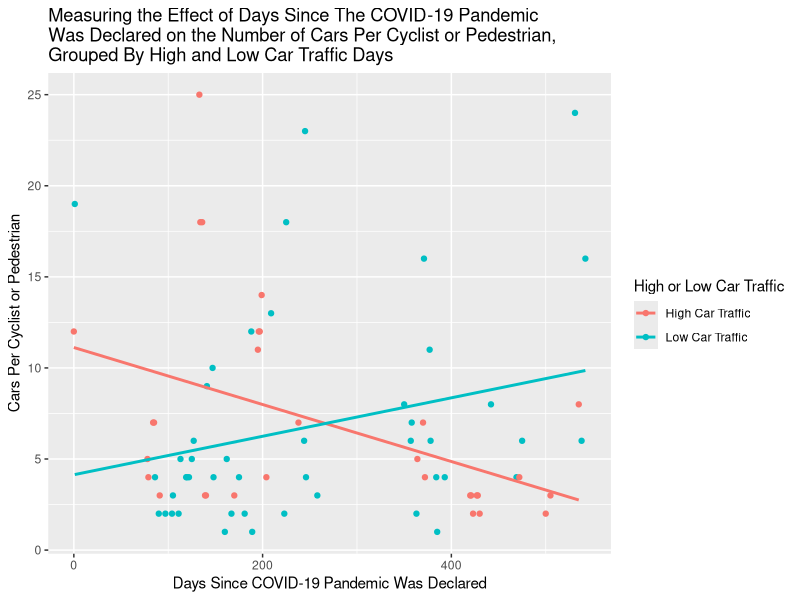
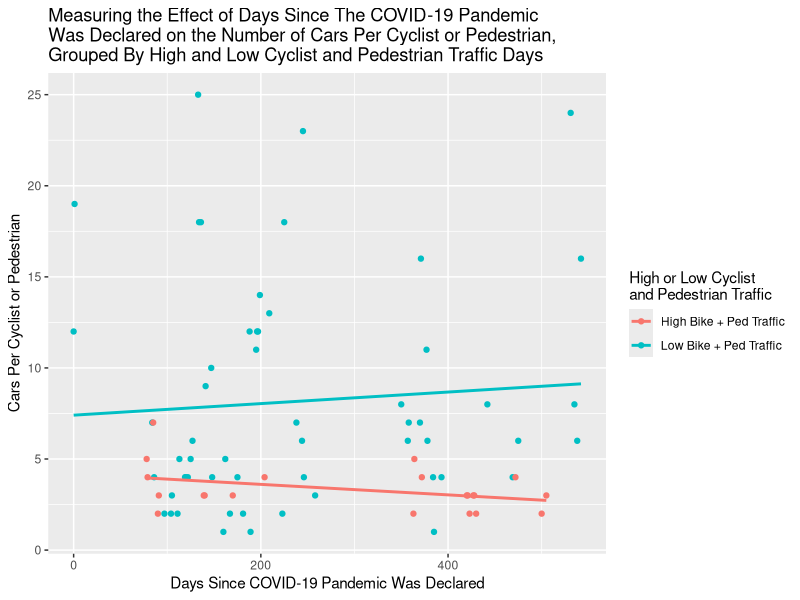
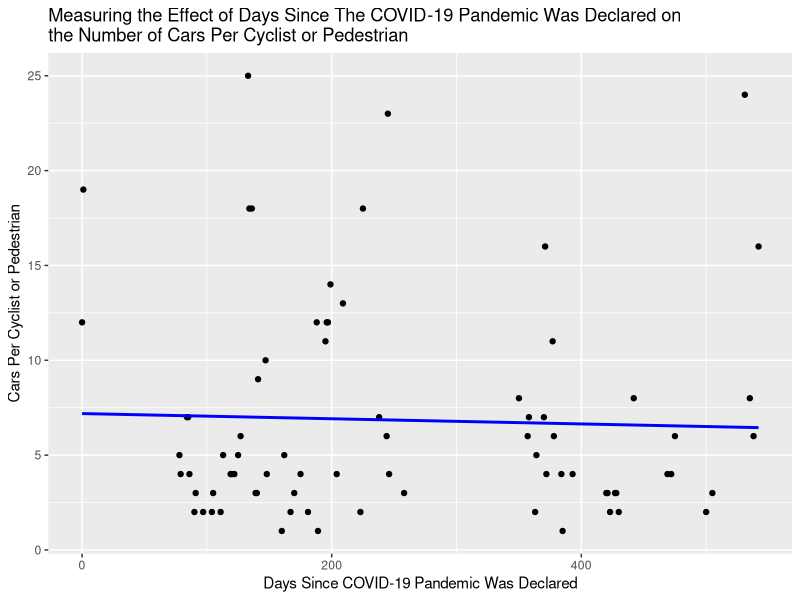
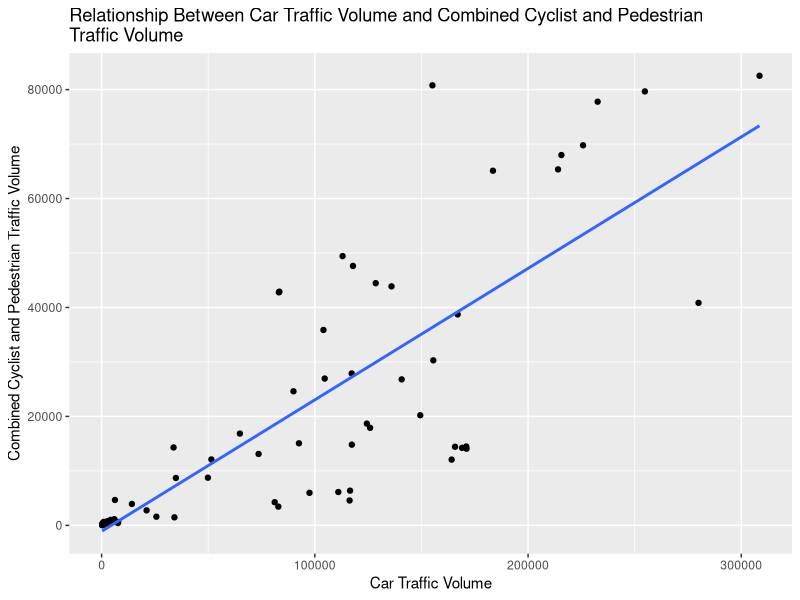
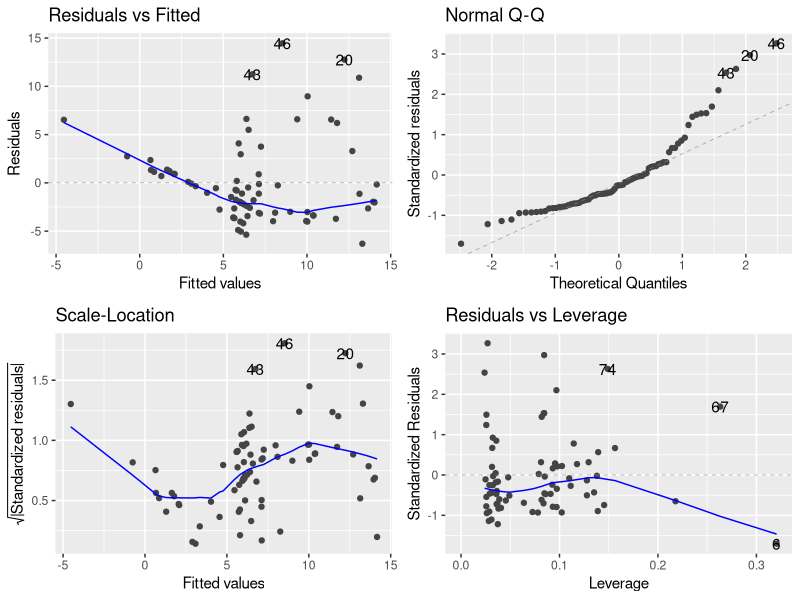
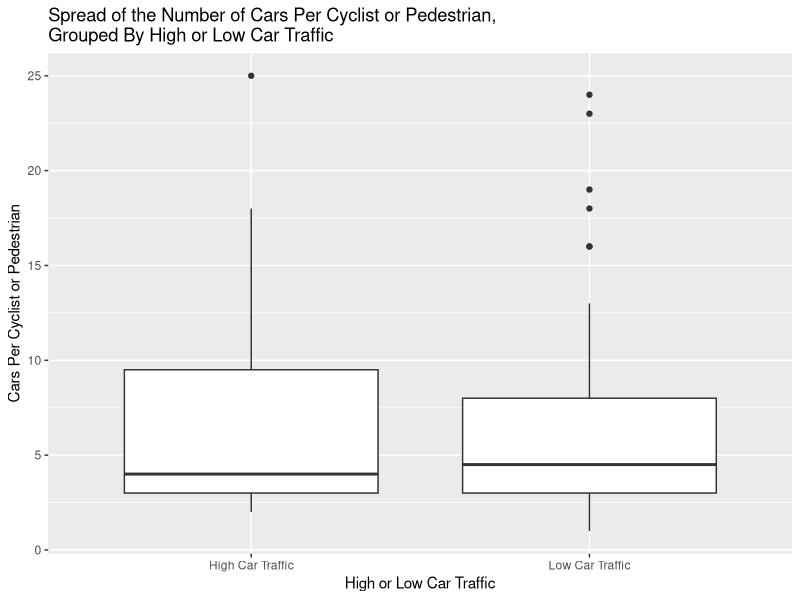
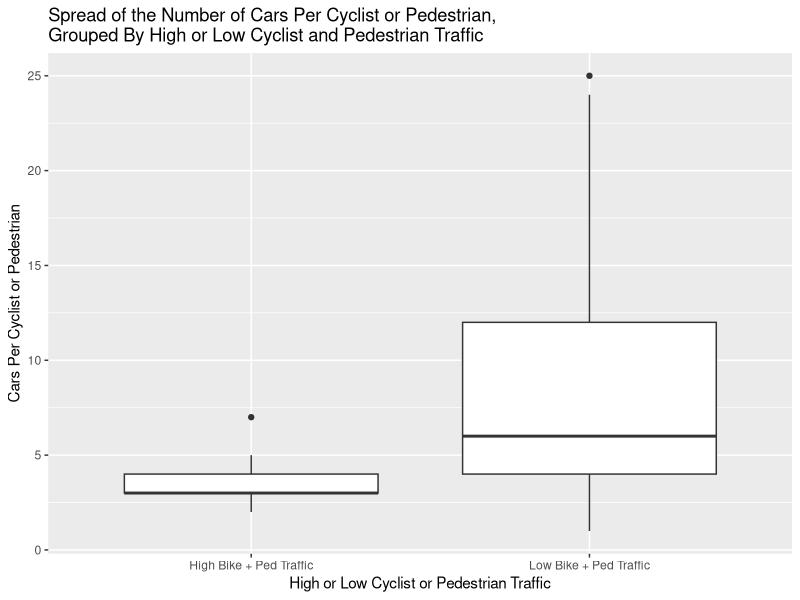
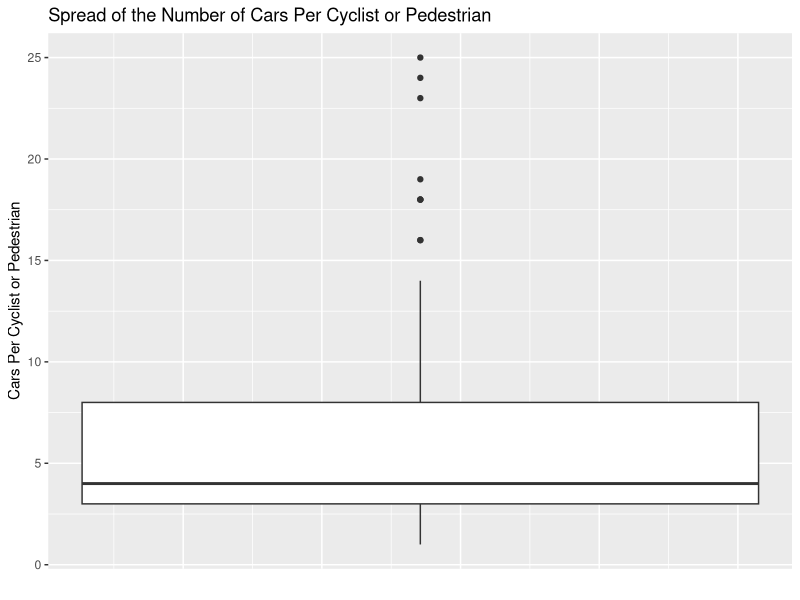

These figures' R source, in order:
## ---- chunk 1
knitr::opts_chunk$set(warning = FALSE, message = FALSE)

# Load in necessary libraries.
library(tidyverse)
library(dplyr)
library(ggfortify)

# Set seed.
set.seed(1000664186)
## ---- chunk 2
# The cleaning for the data was done in a separate R script. Here we will only
# load in the cleaned data, and only the cleaned data will be included with
# this report.

# Initial load-in of data from CSV file, included in submission:
traffic_data <- read_csv("cleaned_toronto_traffic_data.csv")
## ---- chunk 3

# Use this to calculate some summary measures. 

cars_per_bike_ped_summary <- summary(traffic_data$cars_per_bike_or_ped)
cars_per_bike_ped_summary

mean_cars_per_bike_ped <- round(mean(traffic_data$cars_per_bike_or_ped), 3)
mean_cars_per_bike_ped

var_cars_per_bike_ped <- round(var(traffic_data$cars_per_bike_or_ped), 3)
var_cars_per_bike_ped

sd_cars_per_bike_ped <- round(sd(traffic_data$cars_per_bike_or_ped), 3)
sd_cars_per_bike_ped

## ---- chunk 4

# [Use this to create some plots.]

# Plot 1
plot_1 <- traffic_data %>%
  ggplot(aes(x = days_since_pandemic_declared, y = cars_per_bike_or_ped, colour = high_low_car_traffic)) +
  geom_point() +
  labs(title = "Measuring the Effect of Days Since The COVID-19 Pandemic\nWas Declared on the Number of Cars Per Cyclist or Pedestrian,\nGrouped By High and Low Car Traffic Days", x = "Days Since COVID-19 Pandemic Was Declared", y = "Cars Per Cyclist or Pedestrian") +
  scale_colour_discrete("High or Low Car Traffic") +
  geom_smooth(method = "lm", se = FALSE)
plot_1

## ---- chunk 5

# Plot 2
plot_2 <- traffic_data %>%
  ggplot(aes(x = days_since_pandemic_declared, y = cars_per_bike_or_ped, colour = high_low_bike_ped_traffic)) +
  geom_point() +
  labs(title = "Measuring the Effect of Days Since The COVID-19 Pandemic\nWas Declared on the Number of Cars Per Cyclist or Pedestrian,\nGrouped By High and Low Cyclist and Pedestrian Traffic Days", x = "Days Since COVID-19 Pandemic Was Declared", y = "Cars Per Cyclist or Pedestrian") +
  scale_colour_discrete("High or Low Cyclist\nand Pedestrian Traffic") +
  geom_smooth(method = "lm", se = FALSE)
plot_2

## ---- chunk 6

# Plot 3
plot_3 <- traffic_data %>%
  ggplot(aes(x = days_since_pandemic_declared, y = cars_per_bike_or_ped)) +
  geom_point() +
  labs(title = "Measuring the Effect of Days Since The COVID-19 Pandemic Was Declared on\nthe Number of Cars Per Cyclist or Pedestrian", x = "Days Since COVID-19 Pandemic Was Declared", y = "Cars Per Cyclist or Pedestrian") +
  geom_smooth(method = "lm", se = FALSE, colour = "blue")
plot_3

## ---- chunk 7

# Plot 4
options(scipen = 5)

plot_4 <- traffic_data %>%
  ggplot(aes(x = car_traffic_volume, y = bike_ped_traffic_volume)) +
  geom_point() +
  labs(title = "Relationship Between Car Traffic Volume and Combined Cyclist and Pedestrian\nTraffic Volume", x = "Car Traffic Volume", y = "Combined Cyclist and Pedestrian Traffic Volume") +
  geom_smooth(method = "lm", se = FALSE)
plot_4

## ---- chunk 8

# Here you can load in and clean the data. 

# You may need additional chunks.

# I would recommend not including any of the Cleaning process output in the pdf - hence the "include = FALSE" at the start of the chunk. 

## ---- chunk 9

# Here you can run a linear regression on your two variables of interest.

#lm(y~x, data = your_data)  # This is for a simple linear regression.

mult_lin_reg_model <- lm(cars_per_bike_or_ped ~ days_since_pandemic_declared + car_traffic_volume +
                           bike_ped_traffic_volume + factor(high_low_car_traffic) + factor(high_low_bike_ped_traffic),
                         data = traffic_data)

summary(mult_lin_reg_model)

## ---- chunk 10

# Use this to calculate generate a scatterplot of your variables if desired.

autoplot(mult_lin_reg_model)

# You can use abline to overlay the scatterplot with the regression line (again, if desired).

## ---- chunk 11

# Plot 5
plot_5 <- traffic_data %>%
  ggplot(aes(x = high_low_car_traffic, y = cars_per_bike_or_ped)) +
  geom_boxplot() +
  labs(title = "Spread of the Number of Cars Per Cyclist or Pedestrian,\nGrouped By High or Low Car Traffic", x = "High or Low Car Traffic", y = "Cars Per Cyclist or Pedestrian")
plot_5

## ---- chunk 12

# Plot 6
plot_6 <- traffic_data %>%
  ggplot(aes(x = high_low_bike_ped_traffic, y = cars_per_bike_or_ped)) +
  geom_boxplot() +
  labs(title = "Spread of the Number of Cars Per Cyclist or Pedestrian,\nGrouped By High or Low Cyclist and Pedestrian Traffic", x = "High or Low Cyclist or Pedestrian Traffic", y = "Cars Per Cyclist or Pedestrian")
plot_6

## ---- chunk 13

# Plot 7
plot_7 <- traffic_data %>%
  ggplot(aes(x = days_since_pandemic_declared, y = cars_per_bike_or_ped)) +
  geom_boxplot() +
  labs(title = "Spread of the Number of Cars Per Cyclist or Pedestrian", x = "", y = "Cars Per Cyclist or Pedestrian") +
  theme(axis.text.x = element_blank(),
        axis.ticks.x = element_blank())
plot_7

## ---- chunk 14

# Plot 8
plot_8 <- traffic_data %>%
  ggplot(aes(x = days_since_pandemic_declared, y = car_traffic_volume)) +
  geom_boxplot() +
  labs(title = "Spread of the Car Traffic Volume", x = "", y = "Car Traffic Volume") +
  theme(axis.text.x = element_blank(),
        axis.ticks.x = element_blank())
plot_8

## ---- chunk 15

# Plot 9
plot_9 <- traffic_data %>%
  ggplot(aes(x = days_since_pandemic_declared, y = bike_ped_traffic_volume)) +
  geom_boxplot() +
  labs(title = "Spread of the Combined Cyclist and Pedestrian Traffic Volume", x = "", y = "Combined Cyclist and Pedestrian Traffic Volume") +
  theme(axis.text.x = element_blank(),
        axis.ticks.x = element_blank())
plot_9
